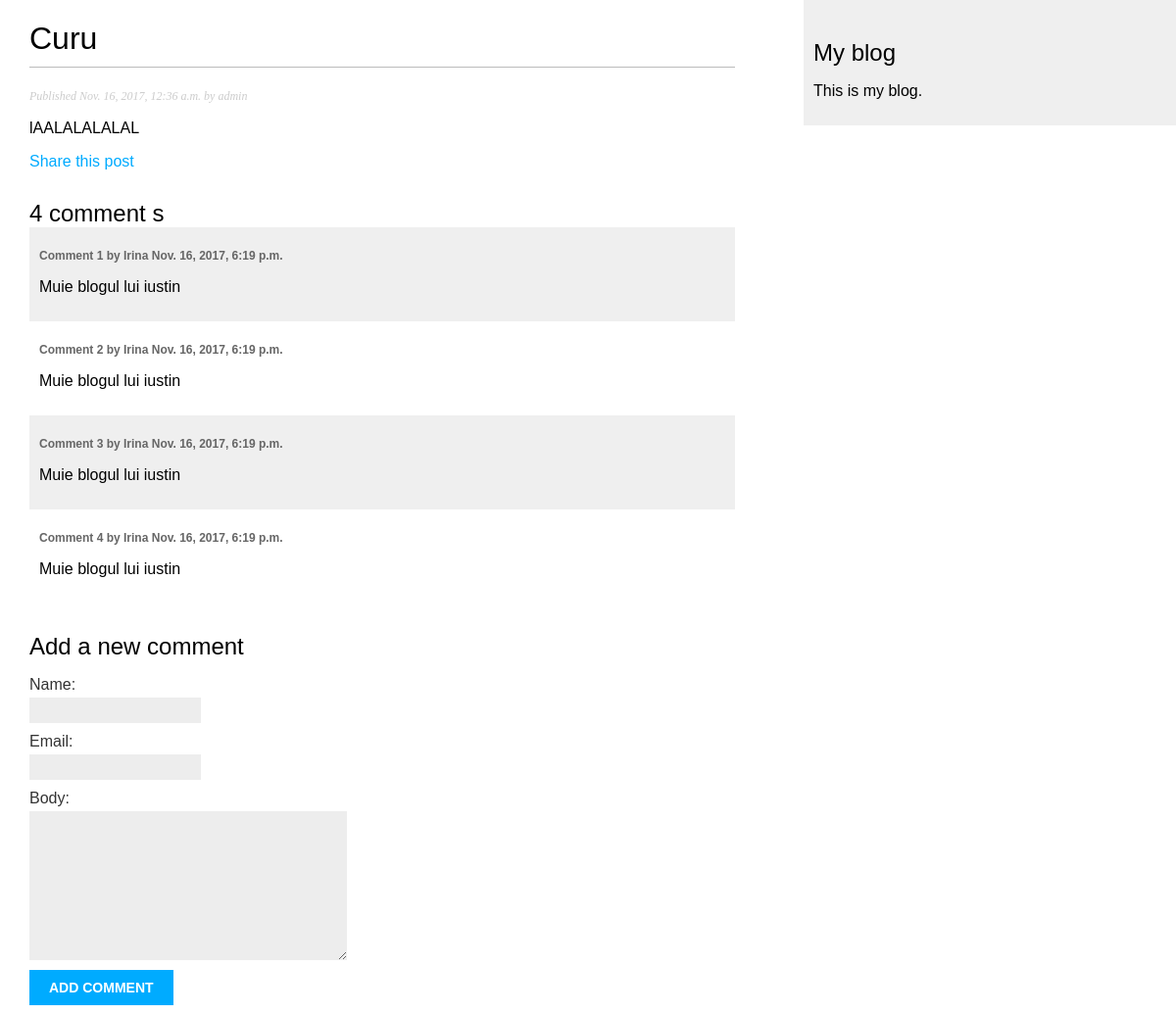
/blog/2017/11/16/curu/, run on an earlier commit of the app's database.
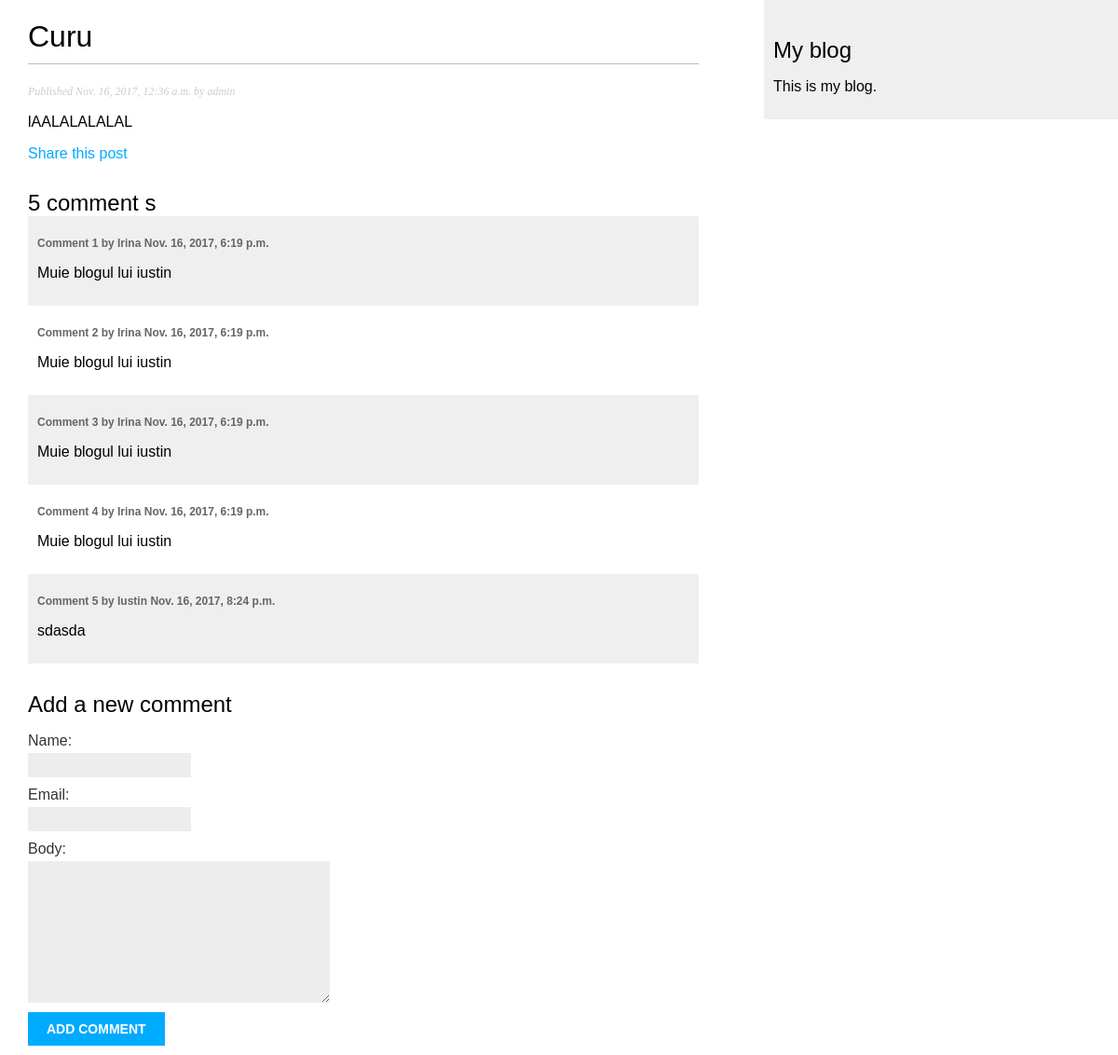
And on a later commit of the database.
### blog/models.py (models this page shows, shortened)
class Comment(models.Model):
    post = models.ForeignKey(Post, related_name='comments')
    name = models.CharField(max_length = 80)
    email = models.EmailField()
    body = models.TextField()
    created = models.DateTimeField(auto_now_add=True)
    updated = models.DateTimeField(auto_now = True)
    active = models.BooleanField(default = True)
    class Meta:
        ordering = ('created',)

### blog/views.py (the view)
def post_detail(request, year, month, day, post):
    post = get_object_or_404(Post, slug = post,
                                   status  = 'published',
                                   publish__year = year,
                                   publish__month = month,
                                   publish__day = day)
    comments  = post.comments.filter(active=True)
    if request.method == 'POST':
        comment_form = CommentForm(data=request.POST)
        if comment_form.is_valid():
            new_comment = comment_form.save(commit = False)
            new_comment.post = post
            new_comment.save()
    else:
        comment_form = CommentForm()
    return render(request, 'blog/post/detail.html', {'post': post,
                                                     'comments': comments,
                                                     'comment_form': comment_form})

### blog/forms.py
class CommentForm(forms.ModelForm):
    class Meta:
        model = Comment
        fields = ('name', 'email', 'body')

### blog/templates/blog/post/detail.html (shortened to what this page needs)
{% extends "blog/base.html" %}
{% block content %}
  <h1>{{ post.title }}</h1>
  <p class = "date">
    Published {{ post.publish }} by {{ post.author }}
  </p>
  {{ post.body|linebreaks }}
  <p>
    <a href="{% url "blog:post_share" post.id %}">Share this post</a>
  </p>
    {% with comments.count as total_comments %}
    <h2>{{ total_comments }} comment {{ total_comments|pluralize }} </h2>
    {% endwith %}
    {% for comment in comments %}
        <div class="comment">
            <p class="info">Comment {{ forloop.counter }} by {{ comment.name }} {{ comment.created }}</p>
            {{ comment.body|linebreaks }}
        </div>
    {% empty %}
        <p>There are no comments yet.</p>
    {% endfor %}
    {% if new_comment %}
        <h2>Your comment has been added.</h2>
    {% else %}
        <h2>Add a new comment</h2>
        <form action="." method="post">
            {{ comment_form.as_p }}
            <p><input type="submit" value="Add comment"></p>
        </form>
    {%  endif %}
{% endblock %}

What changed in the data, as far as the page shows it:
added Comment: name "Iustin", created "Nov. 16, 2017, 8:24 p.m.", body "sdasda"
Also different on the page:
{{ total_comments }}: "4" → "5"
